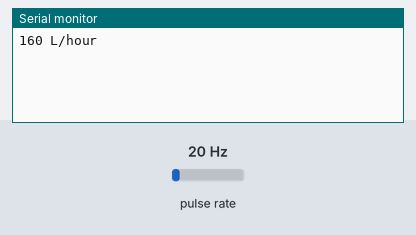
A sketch run on a simulated Arduino Uno, built with avr-gcc and run on an emulated ATmega328P. On the bench: the last lines printed to the serial monitor. Wiring (inferred from the names in the program): pulse sensor: data pin 2. The test bench sets the inputs (shaded band); at power-on: pulse rate 20 Hz.

Above: at 1.2 s.
1.3 s: pulse rate (sensor on pin 2) set to 4 Hz
At 2.6 s:
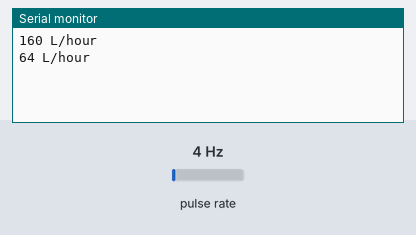
2.8 s: pulse rate (sensor on pin 2) set to 50 Hz
At 3.8 s:
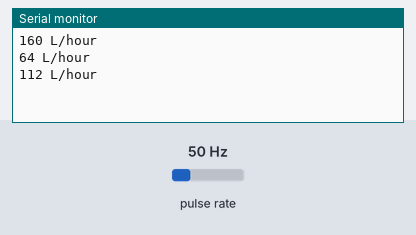
Timing chart, 0 to 5.8 s (numbered marks = the images above; inputs shaded):
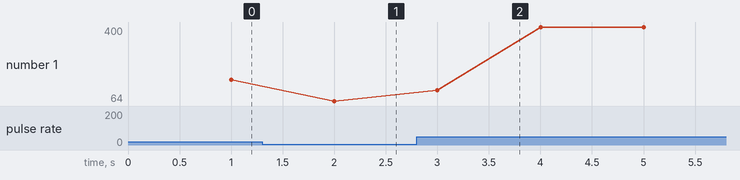

Measured:
- after the input at 1.3 s, the serial monitor: prints a new line after 0.70 s (image 1)
- after the input at 2.8 s, the serial monitor: prints a new line after 0.20 s (image 2)
- plotted number 1: 160 → 64 after the input at 1.3 s, 64 → 400 after the input at 2.8 s

The sketch:

water_flow_sensor_.ino
```cpp
/*
YF‐ S201 Water Flow Sensor
Water Flow Sensor output processed to read in litres/hour
Adaptation Courtesy: www.hobbytronics.co.uk
*/
volatile int flow_frequency; // Measures flow sensor pulses
unsigned int l_hour; // Calculated litres/hour
unsigned char flowsensor = 2; // Sensor Input
unsigned long currentTime;
unsigned long cloopTime;
void flow () // Interrupt function
{
   flow_frequency++;
}
void setup()
{
   pinMode(flowsensor, INPUT);
   digitalWrite(flowsensor, HIGH); // Optional Internal Pull-Up
   Serial.begin(9600);
   attachInterrupt(0, flow, RISING); // Setup Interrupt
   sei(); // Enable interrupts
   currentTime = millis();
   cloopTime = currentTime;
}
void loop ()
{
   currentTime = millis();
   // Every second, calculate and print litres/hour
   if(currentTime >= (cloopTime + 1000))
   {
      cloopTime = currentTime; // Updates cloopTime
      // Pulse frequency (Hz) = 7.5Q, Q is flow rate in L/min.
      l_hour = (flow_frequency * 60 / 7.5); // (Pulse frequency x 60 min) / 7.5Q = flowrate in L/hour
      flow_frequency = 0; // Reset Counter
      Serial.print(l_hour, DEC); // Print litres/hour
      Serial.println(" L/hour");
   }
}


/*
Liquid flow rate sensor -DIYhacking.com Arvind Sanjeev

Measure the liquid/water flow rate using this code.
Connect Vcc and Gnd of sensor to arduino, and the
signal line to arduino digital pin 2.

 */

//byte statusLed = 13;
//
//byte sensorInterrupt = 0;  // 0 = digital pin 2
//byte sensorPin = 8;
//
//// The hall-effect flow sensor outputs approximately 4.5 pulses per second per
//// litre/minute of flow.
//float calibrationFactor = 4.5;
//
//volatile byte pulseCount;
//
//float flowRate;
//unsigned int flowMilliLitres;
//unsigned long totalMilliLitres;
//
//unsigned long oldTime;
//
//void setup()
//{
//
//  // Initialize a serial connection for reporting values to the host
//  Serial.begin(9600);
//
//  // Set up the status LED line as an output
//  pinMode(statusLed, OUTPUT);
//  digitalWrite(statusLed, HIGH);  // We have an active-low LED attached
//
//  pinMode(sensorPin, INPUT);
//  digitalWrite(sensorPin, HIGH);
//
//  pulseCount        = 0;
//  flowRate          = 0.0;
//  flowMilliLitres   = 0;
//  totalMilliLitres  = 0;
//  oldTime           = 0;
//
//  // The Hall-effect sensor is connected to pin 2 which uses interrupt 0.
//  // Configured to trigger on a FALLING state change (transition from HIGH
//  // state to LOW state)
//  attachInterrupt(sensorInterrupt, pulseCounter, FALLING);
//}
//
///**
// * Main program loop
// */
//void loop()
//{
//
//   if((millis() - oldTime) > 1000)    // Only process counters once per second
//  {
//    // Disable the interrupt while calculating flow rate and sending the value to
//    // the host
//    detachInterrupt(sensorInterrupt);
//
//    // Because this loop may not complete in exactly 1 second intervals we calculate
//    // the number of milliseconds that have passed since the last execution and use
//    // that to scale the output. We also apply the calibrationFactor to scale the output
//    // based on the number of pulses per second per units of measure (litres/minute in
//    // this case) coming from the sensor.
//    flowRate = ((1000.0 / (millis() - oldTime)) * pulseCount) / calibrationFactor;
//
//    // Note the time this processing pass was executed. Note that because we've
//    // disabled interrupts the millis() function won't actually be incrementing right
//    // at this point, but it will still return the value it was set to just before
//    // interrupts went away.
//    oldTime = millis();
//
//    // Divide the flow rate in litres/minute by 60 to determine how many litres have
//    // passed through the sensor in this 1 second interval, then multiply by 1000 to
//    // convert to millilitres.
//    flowMilliLitres = (flowRate / 60) * 1000;
//
//    // Add the millilitres passed in this second to the cumulative total
//    totalMilliLitres += flowMilliLitres;
//
//    unsigned int frac;
//
//    // Print the flow rate for this second in litres / minute
//    Serial.print("Flow rate: ");
//    Serial.print(int(flowRate));  // Print the integer part of the variable
//    Serial.println(" L/min");
// //   Serial.print("\t");       // Print tab space
//
//
//
////    // Print the cumulative total of litres flowed since starting
////    Serial.print("Output Liquid Quantity: ");
////    Serial.print(totalMilliLitres);
////    Serial.println("mL");
////    Serial.print("\t");       // Print tab space
////  Serial.print(totalMilliLitres/1000);
////  Serial.print("L");
//
//
//    // Reset the pulse counter so we can start incrementing again
//    pulseCount = 0;
//
//    // Enable the interrupt again now that we've finished sending output
//    attachInterrupt(sensorInterrupt, pulseCounter, FALLING);
//  }
//}
//
///*
//Insterrupt Service Routine
// */
//void pulseCounter()
//{
//  // Increment the pulse counter
//  pulseCount++;
//}
```
